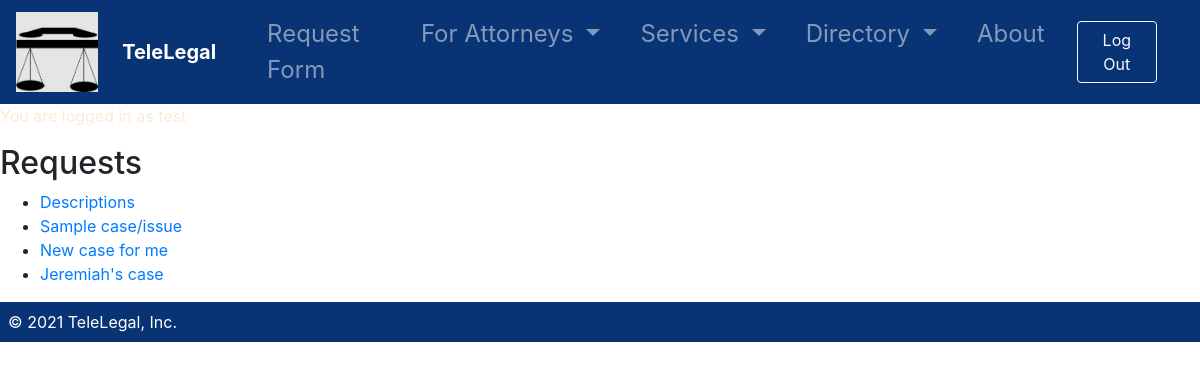
/requests (signed in), run on the app's committed database.
### telelegal_app/models.py (models this page shows)
class Requests(db.Model):
    id = db.Column(db.Integer, primary_key=True)
    full_name = db.Column(db.String(80), nullable=False)
    city = db.Column(db.String(50), nullable=False)
    email = db.Column(db.String(100), nullable=False)
    description = db.Column(db.String(2000), nullable=False)

### telelegal_app/main/routes.py (the view)
@main.route('/requests')
@login_required
def requests():
    all_requests = Requests.query.all()
    return render_template('requests.html',
        all_requests=all_requests)

### telelegal_app/__init__.py (called while the page is built)
@login_manager.user_loader
def load_user(user_id):
    return User.query.get(user_id)

### telelegal_app/templates/requests.html
{% extends 'base.html' %}
{% block content %}
<h2>Requests</h2>
<ul>
{% for request in all_requests %}
    <li><a href="/requests/{{ request.id }}">{{ request.description }}</a></li>
{% endfor %}
</ul>
{% endblock %}

### telelegal_app/static/style.css (style rules this page uses)
a { color: rgb(86, 143, 230); }

### data on the page
Requests: description "Descriptions"
Requests: description "Sample case/issue"
Requests: description "New case for me"
Requests: description "Jeremiah's case"
